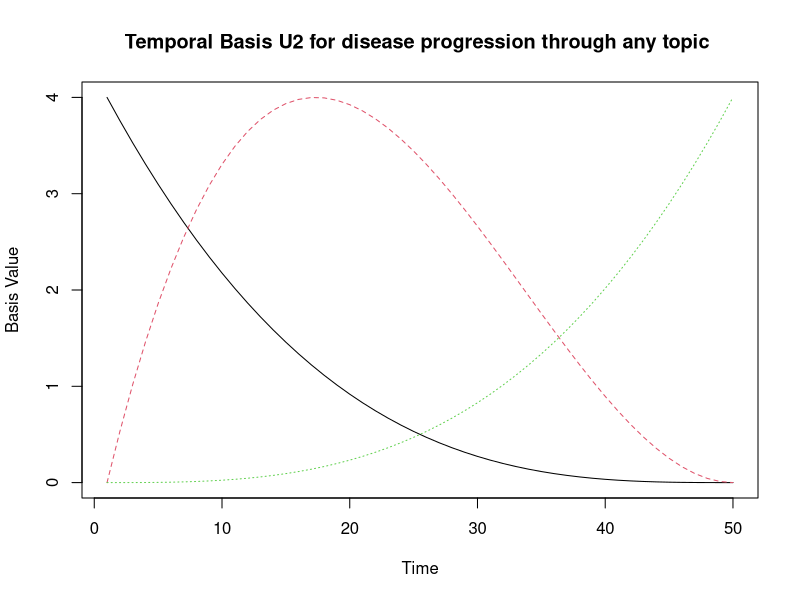
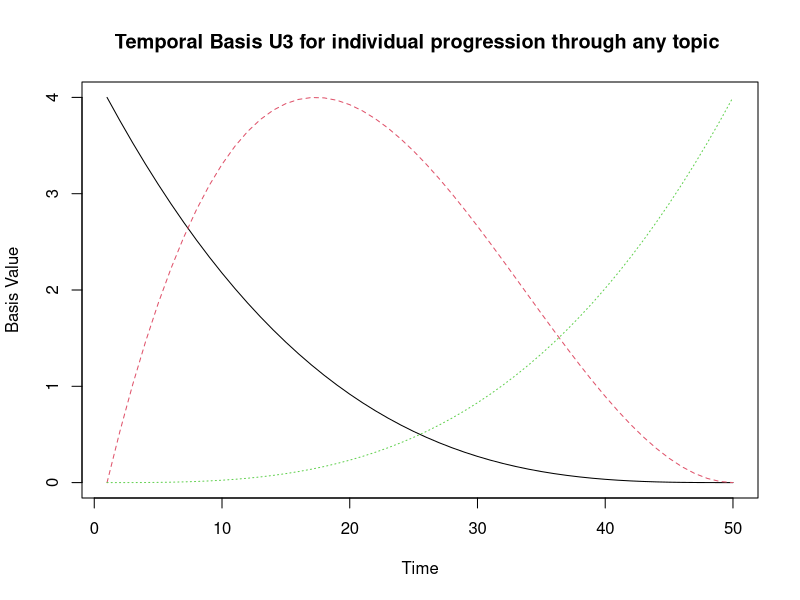
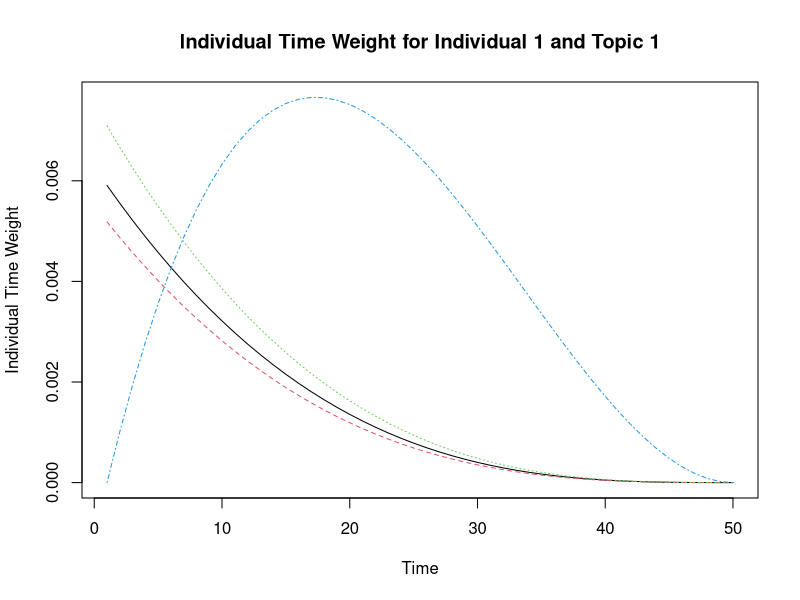
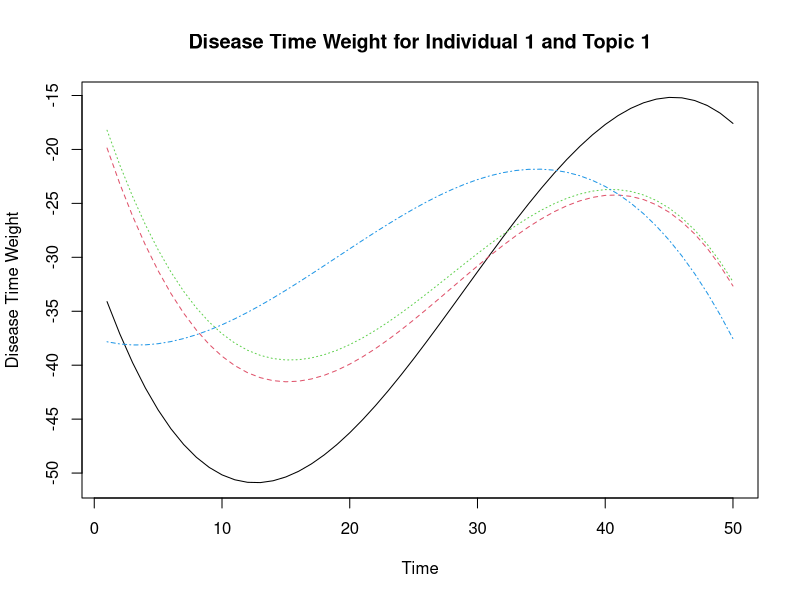
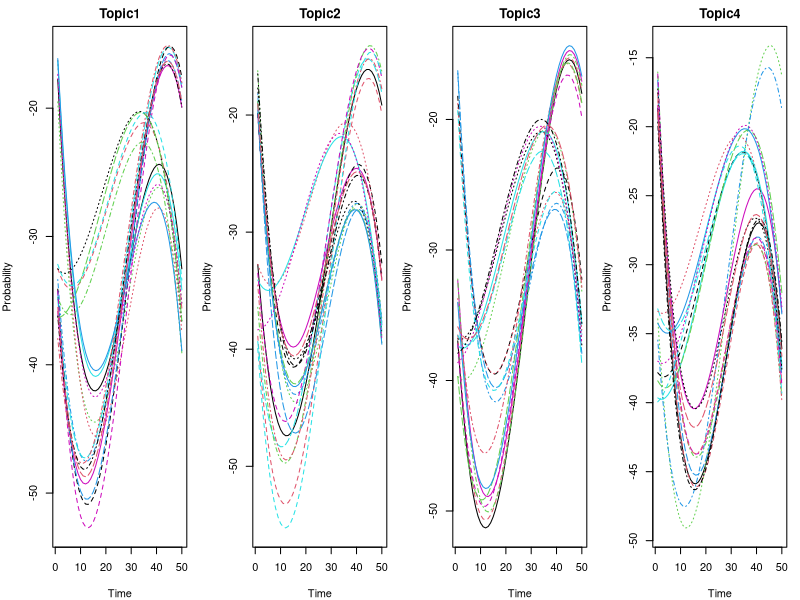
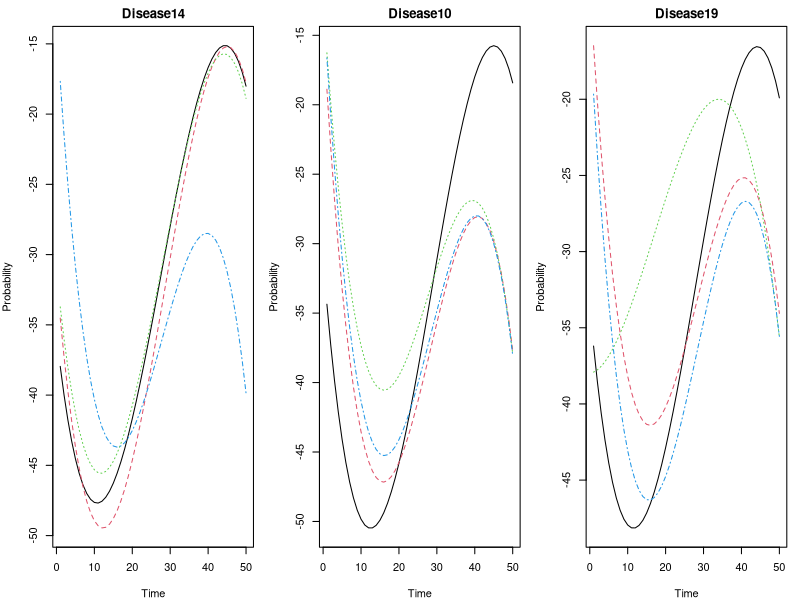
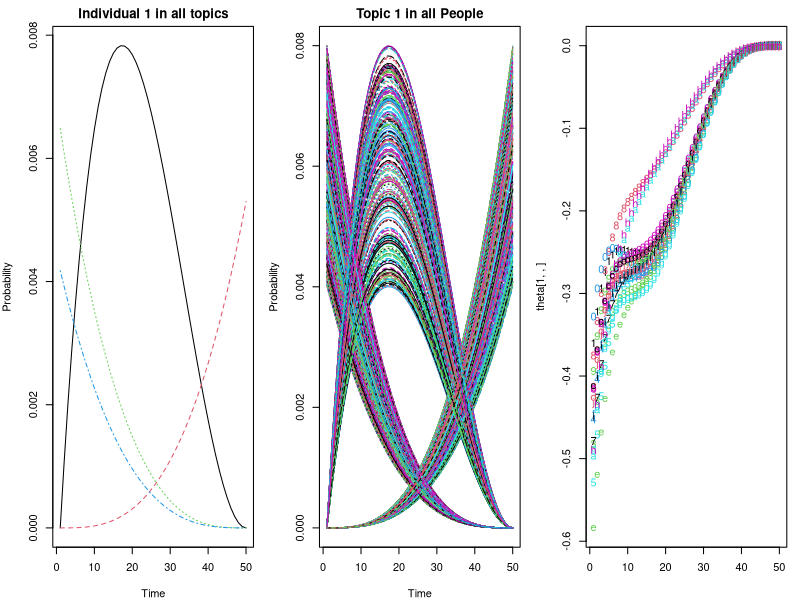
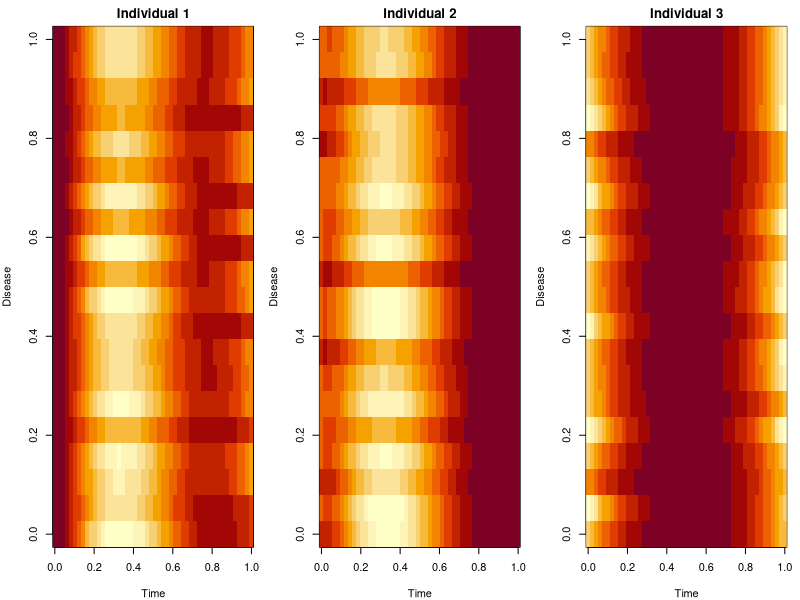

R code for these plots, in order:


# TensorNoulli Model Simulation in R

# Set random seed for reproducibility
set.seed(42)

# Define dimensions
N <- 1000  # number of individuals
D <- 20    # number of diseases
K <- 4    # number of topics
R <- 3     # number of temporal bases (early, middle, late)
T <- 50    # number of time points

# Create smooth temporal bases (U2 and U3) using polynomials
create_smooth_basis <- function(T, R) {
  t <- seq(0, 1, length.out = T)
  basis <- array(0, dim = c(T, R))
  basis[, 1] <- 4 * (1 - t)^3  # early peaking
  basis[, 2] <- 27 * t * (1 - t)^2  # middle peaking
  basis[, 3] <- 4 * t^3  # late peaking
  return(basis)
}

U2 <- create_smooth_basis(T, R)
U3 <- create_smooth_basis(T, R)

matplot(U2, type = "l", xlab = "Time", ylab = "Basis Value", main = "Temporal Basis U2 for disease progression through any topic ")

matplot(U3, type = "l", xlab = "Time", ylab = "Basis Value", main = "Temporal Basis U3 for individual progression through any topic ")

# Create disease weights (W, which
W <- array(runif(D * K * R, -10, -8), dim = c(D, K, R))
for (d in 1:D) {
  for (k in 1:K) {
    peak_time <- sample(1:R, 1)
    W[d, k, peak_time] <- runif(1, -5, -4)  # Make one time period dominant
  }
}


# Create individual loadings (U1)
U1 <- array(0, dim = c(N, K, R))
for (i in 1:N) {
  for(k in 1:K){
    peak_time <- sample(1:R, 1)
    U1[i, k, peak_time] <- runif(1, 0.001, 0.002)  # Make one time period dominant
  }
}


# individual time stuff

# Create individual time weights (U3)
A = array(0, dim = c(N, K, T))
for (i in 1:N) {
  for (k in 1:K) {
    A[i, k, ] <- U1[i, k, ] %*% t(U2)
  }
}



matplot(t(A[sample(N,1), , ]), type = "l", xlab = "Time", ylab = "Individual Time Weight", main = "Individual Time Weight for Individual 1 and Topic 1")


# Create individual time weights (U3)
B = array(0, dim = c(D, K, T))
for (d in 1:D) {
  for (k in 1:K) {
    B[d, k, ] <- W[d, k, ] %*% t(U3)
  }
}



matplot(t(B[sample(D,1), , ]), type = "l", xlab = "Time", ylab = "Disease Time Weight", main = "Disease Time Weight for Individual 1 and Topic 1")


# Compute theta
compute_theta <- function(U1, U2, W, U3) {
  theta <- array(0, dim = c(N, T, D))
  for (i in 1:N) {
    for (d in 1:D) {
      for (t in 1:T) {
        for (k in 1:K) {
          for (r in 1:R) {
            theta[i, t, d] <- theta[i, t, d] + U1[i, k, r] * U2[t, r] * W[d, k, r] * U3[t, r]
          }
        }
      }
    }
  }
  return(theta)
}

theta <- compute_theta(U1, U2, W, U3)


plot_topic_all_diseases <- function(W, U3,topic) {

  disease_time=W[, topic, ] %*% t(U3)
  matplot(t(disease_time), type = "l", xlab = "Time", ylab = "Probability", main = paste0("All Diseases in Topic",topic))

}

phi = array(0, dim = c(dim(W)[2], D, T))
for (k in 1:K) {
  phi[k, , ] = W[, k, ] %*% t(U3)
}


 sample_disease=sample(D,3)
  par(mfrow = c(1, K), mar = c(4, 4, 2, 1))
  for (k in 1:K)
   matplot(t(phi[k, , ]), type = "l", xlab = "Time", ylab = "Probability", main = paste0("Topic",k))

 sample_disease=sample(D,3)
  par(mfrow = c(1, length(sample_disease)), mar = c(4, 4, 2, 1))
  for (d in sample_disease)
   matplot(t(phi[, d, ]), type = "l", xlab = "Time", ylab = "Probability", main = paste0("Disease",d))






lambda = array(0, dim = c(N,dim(U1)[2], T))

  for(k in 1:K){
  lambda[,k, ] = U1[,k,] %*% t(U2)
}
# 4. Plot topic progression across topics for a few sample individuals

matplot(t(lambda[sample(N,1),,]), type = "l", xlab = "Time", ylab = "Probability", main = "Individual 1 in all topics")


matplot(t(lambda[,1,]), type = "l", xlab = "Time", ylab = "Probability", main = "Topic 1 in all People")

matplot(theta[1,,])

par(mfrow=c(1,3))
image((theta[sample(N,1),,]), main = "Individual 1",xlab="Time",ylab="Disease")


image((theta[sample(N,1),,]), main = "Individual 2",xlab="Time",ylab="Disease")


image(plogis(theta[sample(N,1),,]), main = "Individual 3",xlab="Time",ylab="Disease")




y = array(0, dim = c(N, D, T))

# Simulate data
for (i in 1:N) {
  for (d in 1:D) {
    for (t in 1:T) {
      if (sum(y[i, d, 1:t]) == 0) {
        # Disease hasn't occurred yet

        # Simulate diagnosis
        y[i, d, t] <- rbinom(1, 1, plogis(theta[i, t, d])/10)
      } else {
        break  # Stop once disease is diagnosed
      }
    }
  }
}

image(y[1,,])


